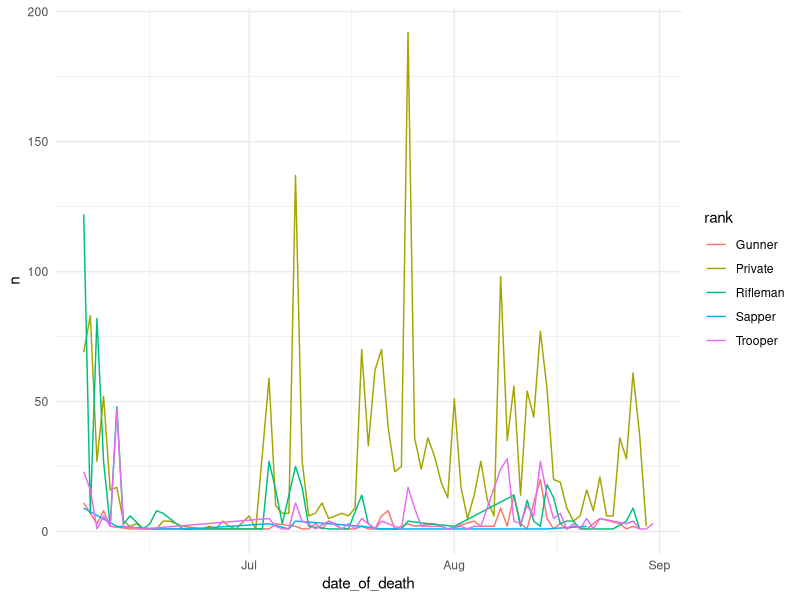

Write the R code that produced this figure.
library(tidyverse)
library(readxl)
library(lubridate)


cas1 <- read_excel("./content/space-stats/Project44_Casualty-List_v3.xlsx")

cas1 %>% 
  mutate(date_of_death = dmy(date_of_death)) %>% 
  group_by(rank, date_of_death) %>% 
  count() %>%
  arrange(desc(n)) %>%
  filter(rank == "Rifleman"| rank == "Private" | rank == "Trooper" |
         rank == "Sapper" | rank == "Gunner") %>% 
  ggplot(aes(x = date_of_death, y = n, group = rank)) +
  geom_line(aes(color = rank)) +
  theme_minimal() +
  theme()

